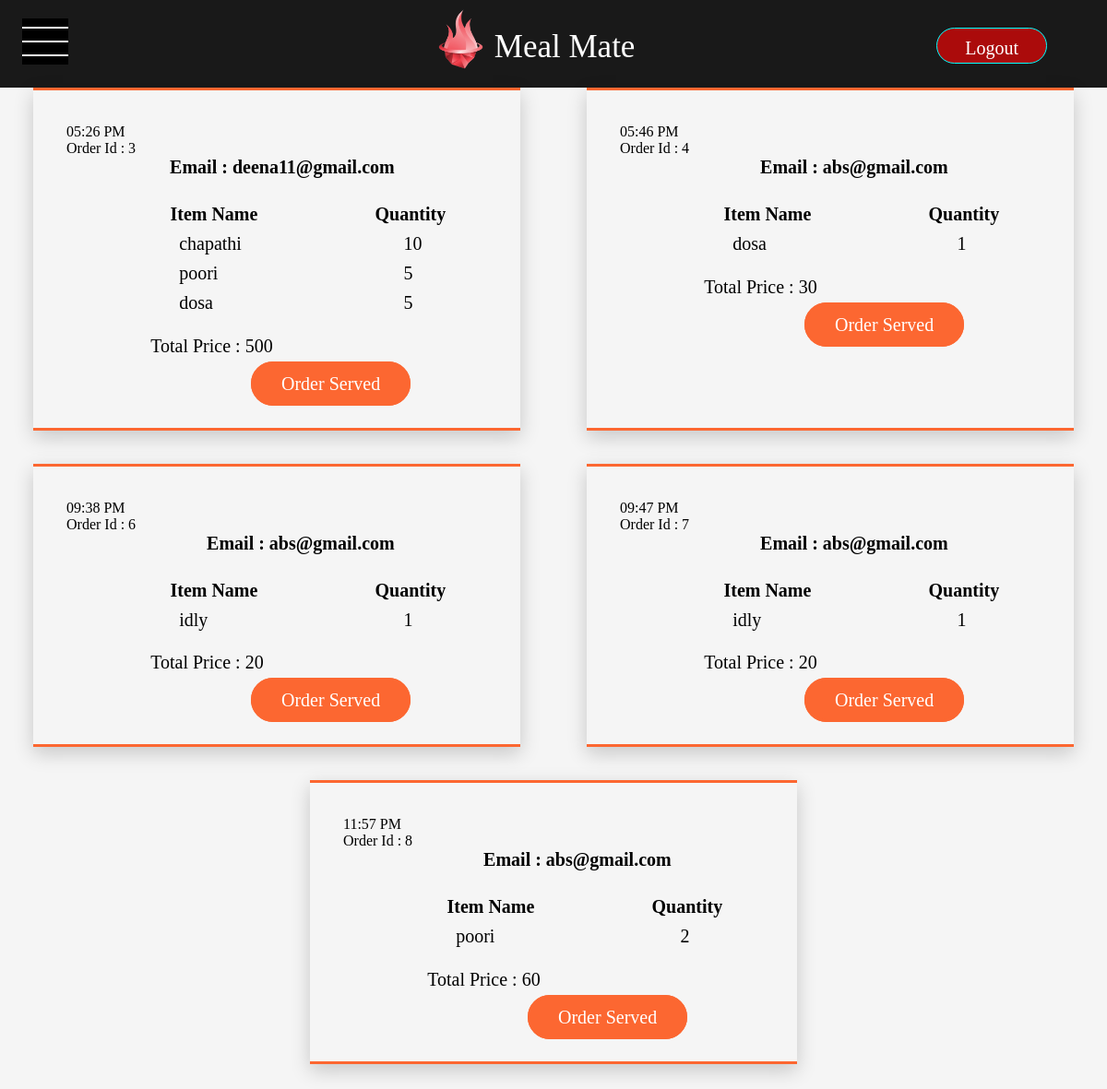
The page /viewOrders (signed in) on the database as committed earlier.
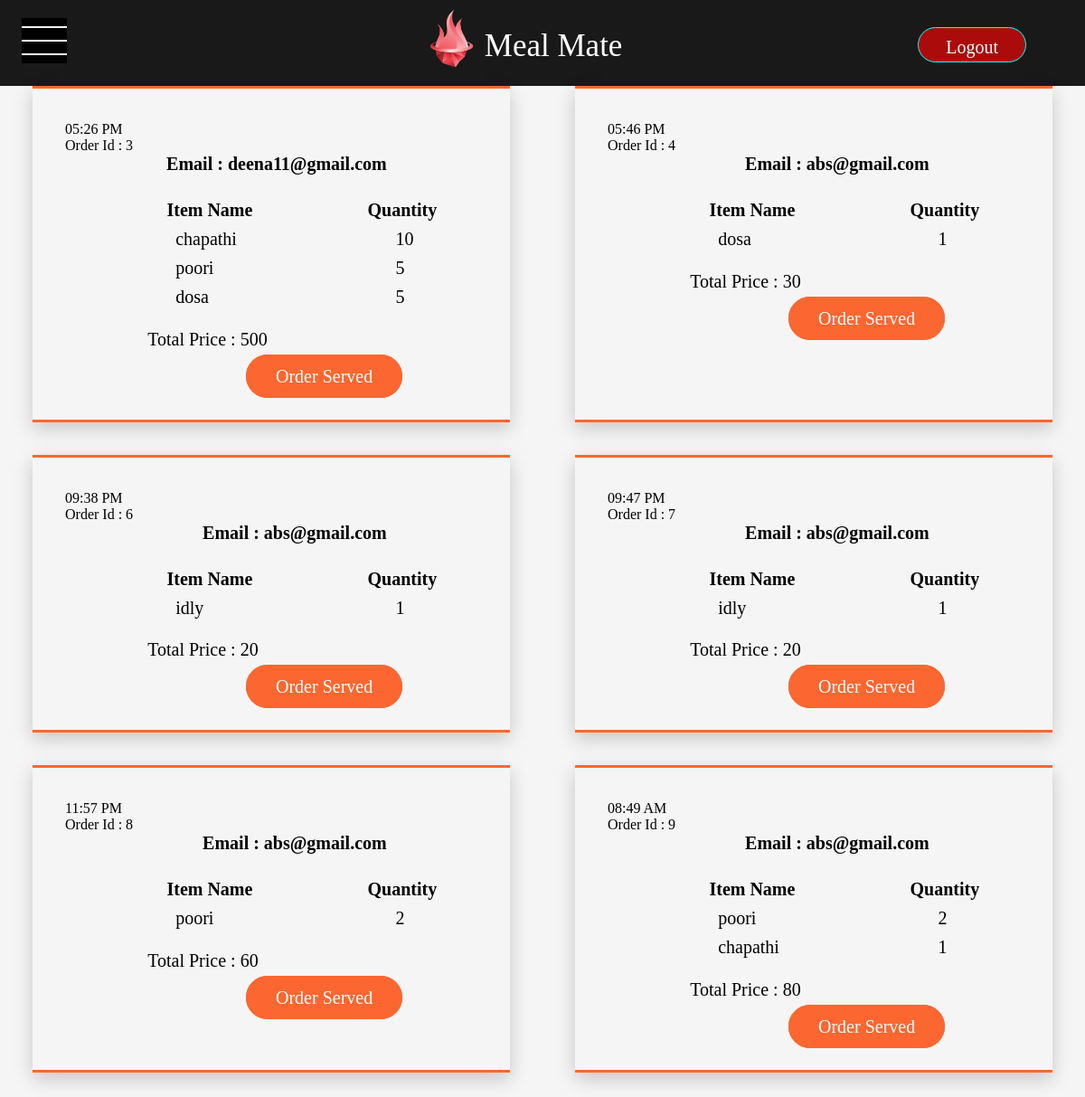
The same page on the database as committed later.
### app.py (models this page shows, shortened)
class orders(db.Model):
    __tablename__ = "orders"
    id = db.Column(db.Integer,primary_key = True)
    email = db.Column(db.Text)
    order = db.Column(db.Text)
    total_price = db.Column(db.Integer)
    time = db.Column(db.Text)

### app.py (the view)
@app.route('/viewOrders')
@login_required
def viewOrders():
    if current_user.is_authenticated and current_user.role == 'employee':
        list_of_orders = []
        all_orders = orders.query.all()
        for order_ in all_orders:
            id = order_.id
            email = order_.email
            items = json.loads(order_.order)
            price = order_.total_price
            time = order_.time
            list_of_orders.append([id,email,items,price,time])
        return render_template('viewOrders.html',list_of_orders = list_of_orders)
    else:
        return 'Entry Restricted! Only Employees Allowed'

### app.py (called while the page is built)
@login_manager.user_loader
def load_user(id):
    return signup.query.get(id)

### templates/viewOrders.html (shortened to what this page needs)
{% extends 'base.html' %}  {% block content %} {% for order in list_of_orders %}
<body class="viewOrdersBody">
    <div class="viewOrders">
      <p>{{ order[4] }}</p>
      <p>Order Id : {{ order[0] }}</p>
      <p class="title">Email : {{ order[1] }}</p>
      <table class="table">
        <tr class="heading">
          <th class="one">Item Name</th>
          <th class="two">Quantity</th>
        </tr>
        {% for item in order[2] %}
        <tr class="order">
          <td class="one">{{ item[0] }}</td>
          <td class="two">{{ item[1] }}</td>
        </tr>
        {% endfor %}
      </table>
      <br />
      <p class="price">Total Price : <span>{{ order[3] }}</span></p>
      <br />
      <a href="/deleteOrder/{{order[0]}}" class="delete_order">Order Served</a>
    </div>
</body>
{% endfor %} {% endblock %}

### templates/base.html (shortened to what this page needs)
<!DOCTYPE html>
<html lang="en">
  <head>
    <link rel="stylesheet" href="static/main.css" />
  </head>
  <body>
    <nav class="navigation">
      <ul class="nav">
        <li class="menu_icon">
          <a href="" onclick="showSideBar(event)" class="show_button"
            ><img src="static\menu_icon.svg" alt="" class="show_button"
          /></a>
        </li>
        <li class="nav_img">
          <img src="static/logo.png" alt="" />
          <p>Meal Mate</p>
        </li>
        <li class="logOut">
          <a href="/logout">
            <p>Logout</p></a
          >
        </li>
      </ul>
    </nav>
    {% block content %} {% endblock %}
  </body>
</html>

### static/main.css (style rules this page uses)
* { margin: 0px; padding: 0px; }
.navigation { width: 100%; height: 95px; background-color: rgba(0, 0, 0, 0.899); opacity: 1; transition: opacity 0.3s ease-in-out; }
.nav { display: flex; list-style: none; align-items: center; vertical-align: middle; justify-content: space-between; }
.menu_icon { padding-left: 2%; margin-bottom: 25px; }
.show_button { margin-bottom: 10%; max-height: 10px; max-width: 10px; }
.nav_img { height: 100px; width: 33%; padding-left: 33%; padding-right: 25%; margin-bottom: 18px; }
.nav_img img { min-width: 30px; min-height: 40px; max-width: 130px; max-height: 70px; display: inline; padding-top: 5px; }
.nav_img p { display: inline; font-size: 35px; vertical-align: 16px; color: white; }
.nav a img { min-width: 50px; min-height: 50px; padding-right: 0px; }
.logOut { margin-right: 65px; margin-bottom: 15px; }
.logOut a { clear: both; float: left; border: 1px solid aqua; border-radius: 30px; padding: 10px; margin-top: 30px; margin-bottom: 40px; padding-left: 30px; padding-right: 30px; background-color: rgba(198, 9, 9, 0.845); color: white; font-weight: 500; margin-left: 5px; font-size: 20px; text-decoration: none; height: 17px; }
.viewOrdersBody { background-color: whitesmoke; display: flex; flex-wrap: wrap; justify-content: space-around; }
.viewOrders { margin-top: 0%; margin-right: 0%; margin-bottom: 3%; margin-left: 0%; width: 38%; max-width: 600px; padding: 3% 3%; box-shadow: 0 7px 20px 0 rgba(0, 0, 0, 0.19); border-top: 3px solid rgb(252, 103, 49); border-bottom: 3px solid rgb(252, 103, 49); border-left: none; border-right: none; color: black !important; }
.title { color: black; font-weight: 600; margin-bottom: 1%; margin-right: 5%; padding: 0 17%; font-size: 20px; display: block; height: 20px; float: right; }
.table { display: block; margin-top: 10%; margin-left: 1%; width: 100%; font-size: 20px; }
.heading { width: 100%; height: 30px; }
.heading .one { width: 80%; padding-left: 5%; padding-right: 5%; }
.heading .two { width: 80%; padding-left: 5%; padding-right: 3%; }
.order { width: 100%; height: 30px; }
.order .one { width: 80%; padding-left: 30%; padding-right: 5%; }
.order .two { width: 80%; padding-left: 13%; padding-right: 5%; }
.price { font-size: 20px; margin-left: 20%; }
.price span { color: black; }
.delete_order { clear: both; border: 1px solid aqua; border-radius: 30px; padding: 10px; padding-left: 30px; padding-right: 30px; border: 3px solid rgb(252, 103, 49); color: white; background-color: rgb(252, 103, 49); font-weight: 500; margin-left: 200px; font-size: 20px; text-decoration: none; transition: 5ms all ease-in-out; }

Rows that differ between the two databases and show on the page:
added orders: time "08:49 AM", id "9", email "abs@gmail.com", item "poori" "chapathi", item "2" "1", total_price "80"
